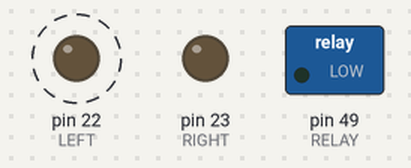
This sketch was run on a simulated Arduino Mega 2560, built with avr-gcc and run on an emulated ATmega2560. On the bench: switched loads named in the sketch (green lamp = pin HIGH), output pins drawn as LEDs (lit = HIGH). Dashed ring = blinking.

Above: at 0.05 s.
At 2.75 s:
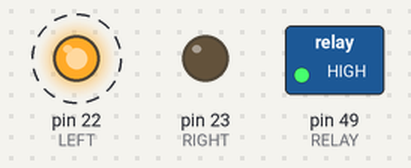
Timing chart, 0 to 3.0 s (numbered marks = the images above):
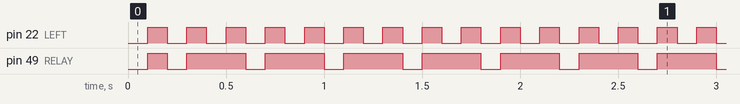

Measured:
- by itself, pin 22 (LEFT): alternates HIGH for 0.10 s and LOW for 0.10 s
- by itself, pin 49 (RELAY): repeats every 0.40 s: LOW 0.10 s, HIGH 0.30 s

The sketch:

Proteus-Relay.ino
```cpp
#define LEFT 22
#define RIGHT 23
#define RELAY 49

void setup() {
  // put your setup code here, to run once:
  pinMode(LEFT, RIGHT);
  pinMode(RIGHT, OUTPUT);
  pinMode(RELAY, OUTPUT);
}

void loop() {
  // put your main code here, to run repeatedly:
  digitalWrite(LEFT, LOW);
  digitalWrite(RIGHT, LOW);
  delay(100);

  digitalWrite(LEFT, HIGH);
  digitalWrite(RIGHT, LOW);
  digitalWrite(RELAY, HIGH);
  delay(100);

  digitalWrite(LEFT, LOW);
  digitalWrite(RIGHT, LOW);
  digitalWrite(RELAY, LOW);
  delay(100);

  digitalWrite(LEFT, HIGH);
  digitalWrite(RIGHT, LOW);
  digitalWrite(RELAY, HIGH);
  delay(100);
}
```
